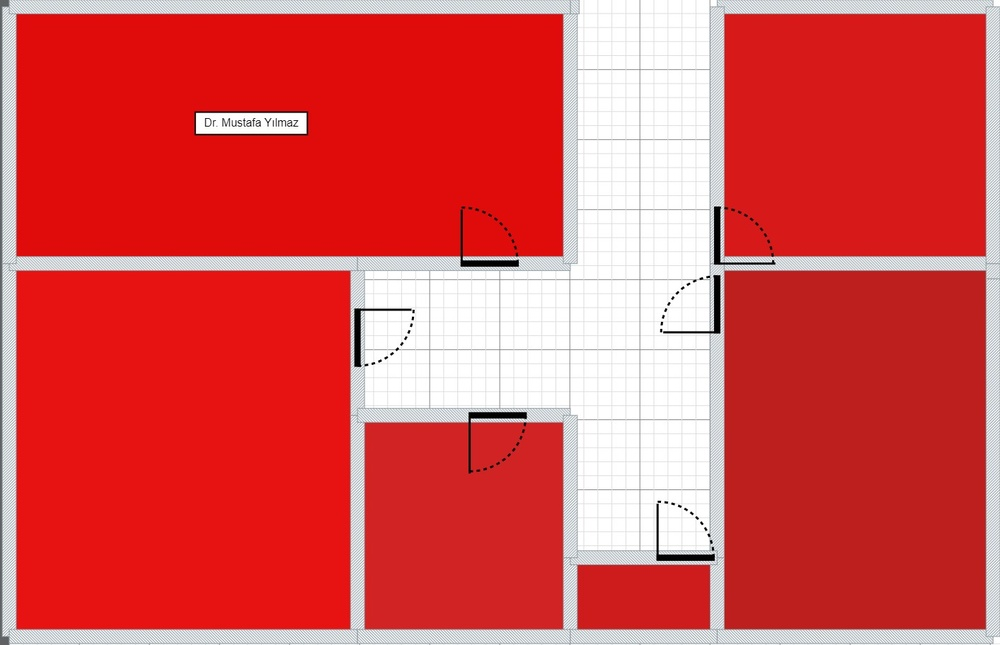
#> input picture floor.jpg, 1000 x 645 px, shrunk from 1413 x 912 before the run
$ python shape_finder.py
#> lines starting #> are read from the running program, lines starting #| are printed output that depends on the picture; after the words box and inside, x2 and y2 are one past the last pixel; in counts of white or black regions, pixels touching at a corner belong together
import cv2
import numpy as np

# Resmi oku
img = cv2.imread('floor.jpg')
#> img is the input picture: shape (645, 1000, 3); mean B, G, R 82.3, 82.3, 218.2

# BGR'dan HSV'ye dönüştür
hsv = cv2.cvtColor(img, cv2.COLOR_BGR2HSV)
#> hsv: shape (645, 1000, 3); mean H, S, V 17.4, 163.8, 219

# Kırmızı renk aralığını tanımla
lower_red1 = np.array([0, 120, 70])
upper_red1 = np.array([10, 255, 255])
lower_red2 = np.array([170, 120, 70])
upper_red2 = np.array([180, 255, 255])

# Sadece kırmızı renkli alanları maskele
mask1 = cv2.inRange(hsv, lower_red1, upper_red1)
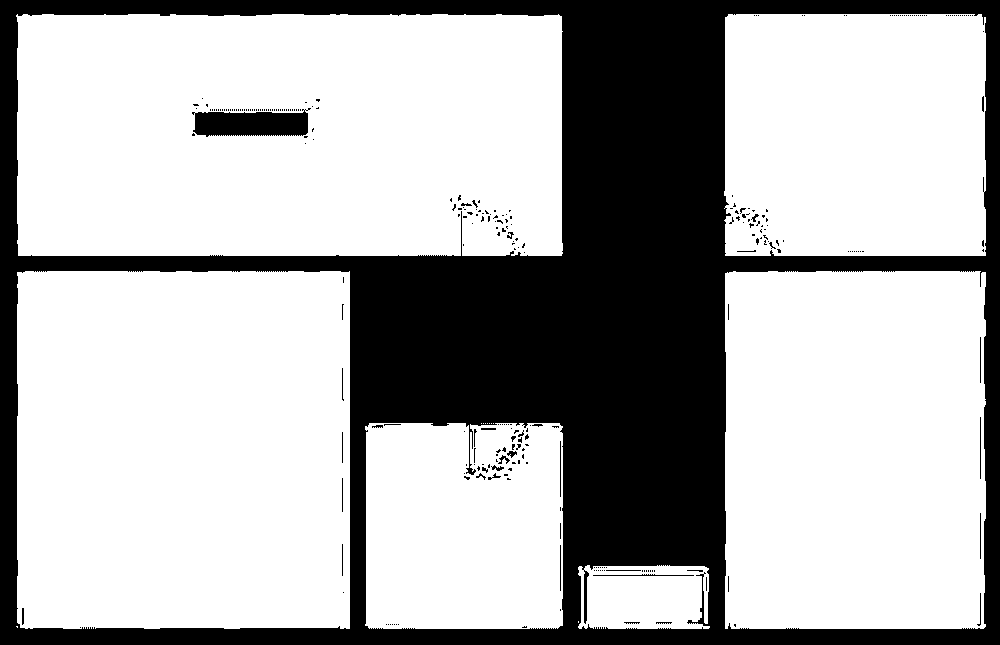
#> mask1: shape (645, 1000); 69.6% white; 297 black regions (264 under 20 px), largest, box (x1, y1, x2, y2) and area: (0, 0, 1000, 645) 191446, (192, 108, 311, 137) 2598, (593, 574, 694, 576) 108
mask2 = cv2.inRange(hsv, lower_red2, upper_red2)
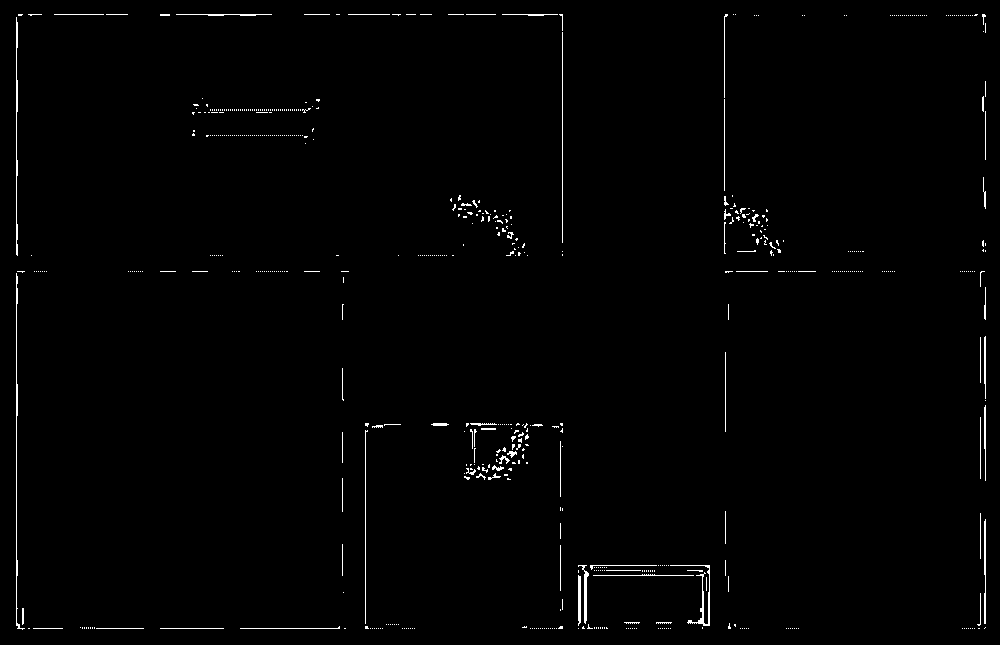
#> mask2: shape (645, 1000); 1% white in thin lines or dots
mask = mask1 + mask2
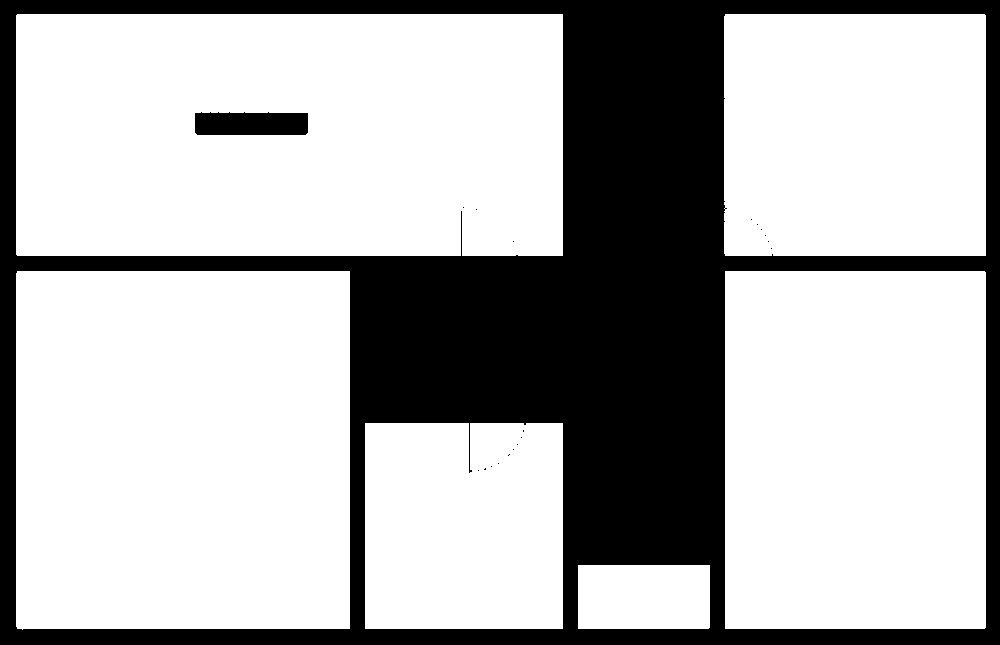
#> mask: shape (645, 1000); 70.6% white; 20 black regions (18 under 20 px)

# Maskelenmiş görüntüyü orijinal görüntü ile birleştir
red_only = cv2.bitwise_and(img, img, mask=mask)
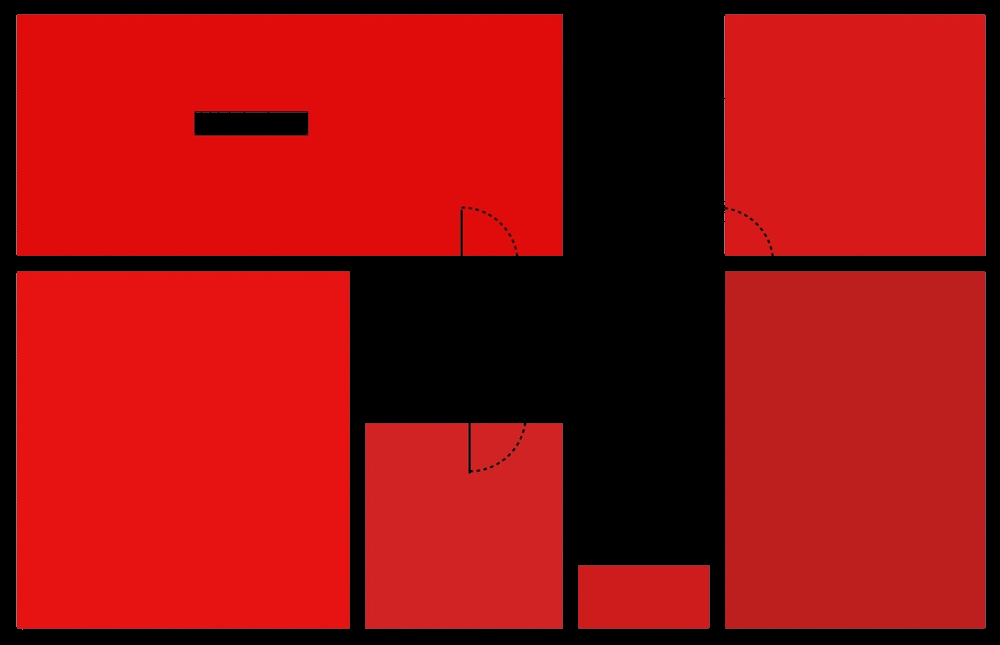
#> red_only: shape (645, 1000, 3); mean B, G, R 15.4, 15.8, 151.5

# Maskelenmiş görüntüde kontur bulma
contours, _ = cv2.findContours(mask, cv2.RETR_TREE, cv2.CHAIN_APPROX_SIMPLE)
#> contours = 27 contours, 20 with area under 20; largest, box (x1, y1, x2, y2) and area: (16, 14, 563, 256) 131494, (16, 271, 350, 630) 118879, (725, 271, 986, 629) 92819, (724, 14, 986, 256) 62886, (365, 423, 563, 629) 40276, (578, 565, 710, 629) 8252, (194, 111, 309, 136) 2618

for contour in contours:
    # Konturun yaklaşık şeklini hesapla
    approx = cv2.approxPolyDP(contour, 0.01 * cv2.arcLength(contour, True), True)

    # Konturun merkezini bul
    M = cv2.moments(contour)
    if M['m00'] != 0.0:
        x = int(M['m10']/M['m00'])
        y = int(M['m01']/M['m00'])

    # Şekil adını belirle ve yazdır
    if len(approx) == 3:
        cv2.putText(red_only, 'Triangle', (x, y), cv2.FONT_HERSHEY_SIMPLEX, 0.6, (255, 255, 255), 2)
    elif len(approx) == 4:
        cv2.putText(red_only, 'Quadrilateral', (x, y), cv2.FONT_HERSHEY_SIMPLEX, 0.6, (255, 255, 255), 2)
#> this loop made 27 passes
#> (approx, x, y) on passes 1, 3, 5, 6, 7, 8, 9, 10, 11, 13, 14: ([[578, 565], [578, 628], [709, 627], [709, 565]], 643, 596), ([[477, 470], [478, 469], [479, 470], [478, 471]], 478, 470), ([[490, 466], [491, 465], [492, 466], [491, 467]], 491, 466), ([[497, 463], [498, 462], [499, 463], [498, 464]], 498, 463), ([[507, 455], [508, 454], [509, 455], [508, 456]], 508, 455), ([[508, 454], [509, 453], [510, 454], [509, 455]], 509, 454), ([[512, 449], [513, 448], [514, 449], [513, 450]], 513, 449), ([[516, 444], [517, 443], [518, 444], [517, 445]], 517, 444), ([[520, 437], [521, 436], [522, 437], [521, 438]], 521, 437), ([[725, 271], [725, 628], [984, 628], [985, 272]], 854, 449), ([[17, 271], [17, 628], [349, 628], [349, 271]], 182, 449)
#> (x, y) on passes 2, 4, 12, 22, 23, 27: (463, 525), (484, 468), (523, 430), (725, 208), (288, 134), (250, 123)
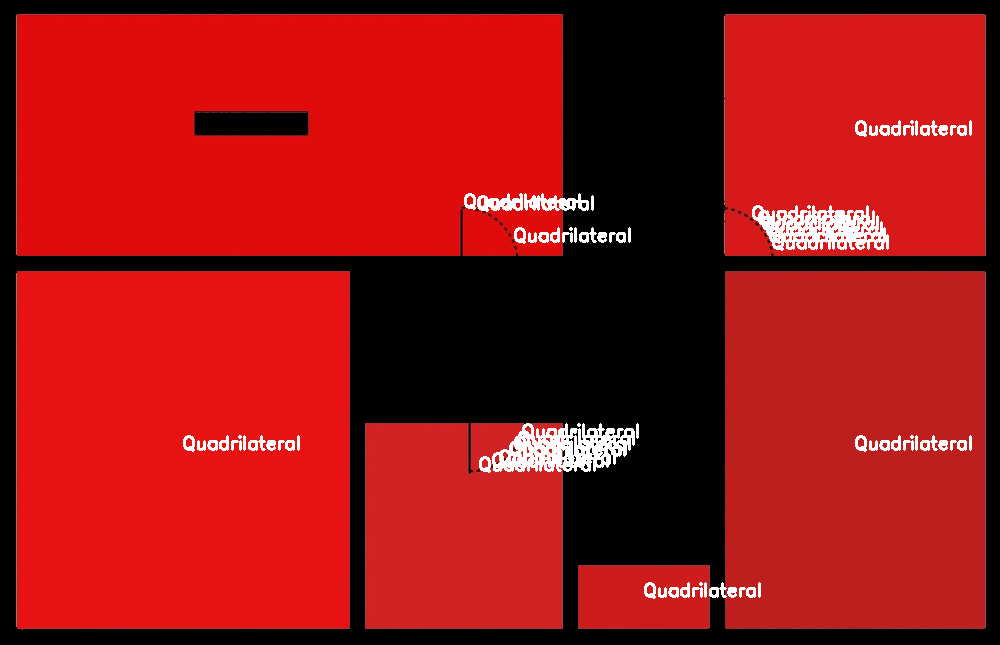
#> red_only: shape (645, 1000, 3); 2.22% of pixels changed, all inside (x1, y1, x2, y2) = (183, 120, 972, 599)

# Sonucu göster
cv2.imshow('Red Shapes', red_only)
cv2.waitKey(0)
cv2.destroyAllWindows()
